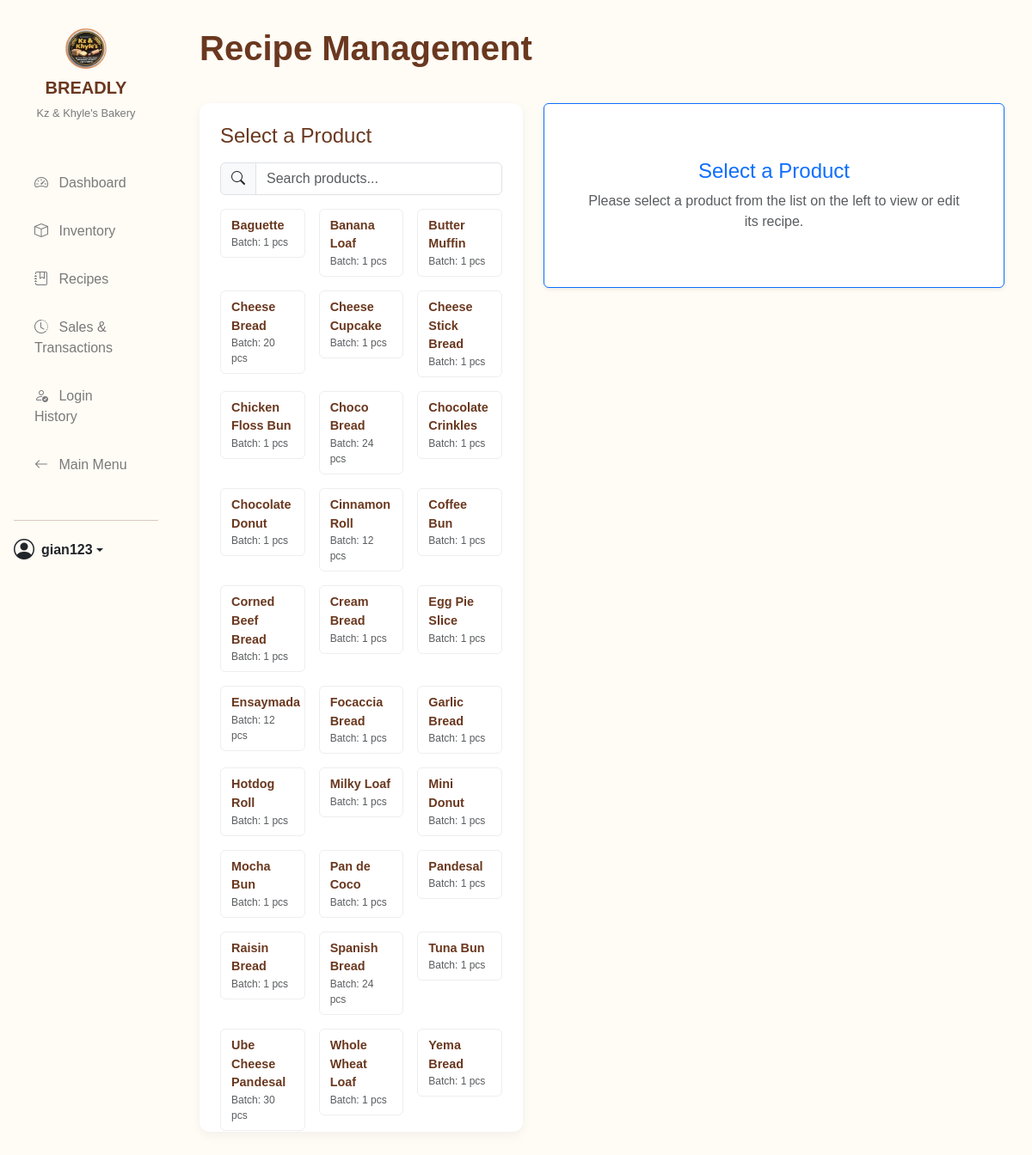
Page /nav/recipes.php (signed in) on the committed database.
### tables this page shows
CREATE TABLE `products` (
  `product_id` int(11) NOT NULL,
  `name` varchar(100) NOT NULL,
  `price` decimal(10,2) NOT NULL,
  `image_url` varchar(255) DEFAULT NULL,
  `status` enum('available','recalled','discontinued') NOT NULL DEFAULT 'available',
  `stock_qty` int(11) DEFAULT 0,
  `stock_unit` varchar(20) NOT NULL DEFAULT 'pcs',
  `is_sellable` tinyint(1) NOT NULL DEFAULT 1 COMMENT '1 = Appears on POS, 0 = Intermediate product',
  `batch_size` int(11) NOT NULL DEFAULT 1 COMMENT 'Number of units produced per recipe'
);

### nav/recipes.php (the view, shortened to what the rows shown need)
<?php
require_once '../src/BakeryManager.php';
$bakeryManager = new BakeryManager();
$selected_product_id = $_GET['product_id'] ?? null;
$products = $bakeryManager->getAllProductsSimple();
?>
<!DOCTYPE html>
<html lang="en">
<head>
    <link href="https://cdn.jsdelivr.net/npm/bootstrap@5.3.3/dist/css/bootstrap.min.css" rel="stylesheet">
    <link rel="stylesheet" href="https://cdn.jsdelivr.net/npm/bootstrap-icons@1.11.3/font/bootstrap-icons.css">
    <link rel="stylesheet" href="../styles/global.css">
    <link rel="stylesheet" href="../styles/dashboard.css">
    <link rel="stylesheet" href="../styles/pos.css">
    <link rel="stylesheet" href="../styles/recipes.css">
    <link rel="stylesheet" href="../styles/responsive.css?v=2">
</head>
<body class="dashboard">
<div class="container-fluid">
    <div class="row">
        <main class="col-lg-10 col-md-9 main-content">
            <div class="header d-flex justify-content-between align-items-center">
                <h1>Recipe Management</h1>
            </div>
            <div class="row">
                <div class="col-lg-5 recipe-products-col">
                    <div class="product-grid">
                        <div class="row row-cols-2 row-cols-md-2 row-cols-lg-3 g-3" id="recipe-product-list">
                            <?php foreach ($products as $product): ?>
                                <?php $is_active = ($selected_product_id == $product['product_id']); ?>
                                <div class="col" data-product-name="<?= htmlspecialchars(strtolower($product['name'])) ?>">
                                    <a href="recipes.php?product_id=<?php echo $product['product_id']; ?>"
                                       class="product-card <?php echo $is_active ? 'active' : ''; ?>"
                                       data-product-name="<?php echo htmlspecialchars($product['name']); ?>">
                                         <div class="product-name"><?= htmlspecialchars($product['name']) ?></div>
                                         <small class="text-muted">Batch: <?= htmlspecialchars($product['batch_size'] ?? 'N/A') ?> pcs</small>
                                    </a>
                                </div>
                            <?php endforeach; ?>
                        </div>
                    </div>
                </div>
            </div>
        </main>
    </div>
</div>
</body>
</html>

### rows in the picture
products: name "Baguette", batch_size "1"
products: name "Banana Loaf", batch_size "1"
products: name "Butter Muffin", batch_size "1"
products: name "Cheese Bread", batch_size "20"
products: name "Cheese Cupcake", batch_size "1"
products: name "Cheese Stick Bread", batch_size "1"
products: name "Chicken Floss Bun", batch_size "1"
products: name "Choco Bread", batch_size "24"
products: name "Chocolate Crinkles", batch_size "1"
products: name "Chocolate Donut", batch_size "1"
products: name "Cinnamon Roll", batch_size "12"
products: name "Coffee Bun", batch_size "1"
products: name "Corned Beef Bread", batch_size "1"
products: name "Cream Bread", batch_size "1"
products: name "Egg Pie Slice", batch_size "1"
products: name "Ensaymada", batch_size "12"
products: name "Focaccia Bread", batch_size "1"
products: name "Garlic Bread", batch_size "1"
products: name "Hotdog Roll", batch_size "1"
products: name "Milky Loaf", batch_size "1"
products: name "Mini Donut", batch_size "1"
products: name "Mocha Bun", batch_size "1"
products: name "Pan de Coco", batch_size "1"
products: name "Pandesal", batch_size "1"
products: name "Raisin Bread", batch_size "1"
products: name "Spanish Bread", batch_size "24"
products: name "Tuna Bun", batch_size "1"
products: name "Ube Cheese Pandesal", batch_size "30"
products: name "Whole Wheat Loaf", batch_size "1"
products: name "Yema Bread", batch_size "1"

### other values in the picture
$_SESSION['username'] "gian123"
